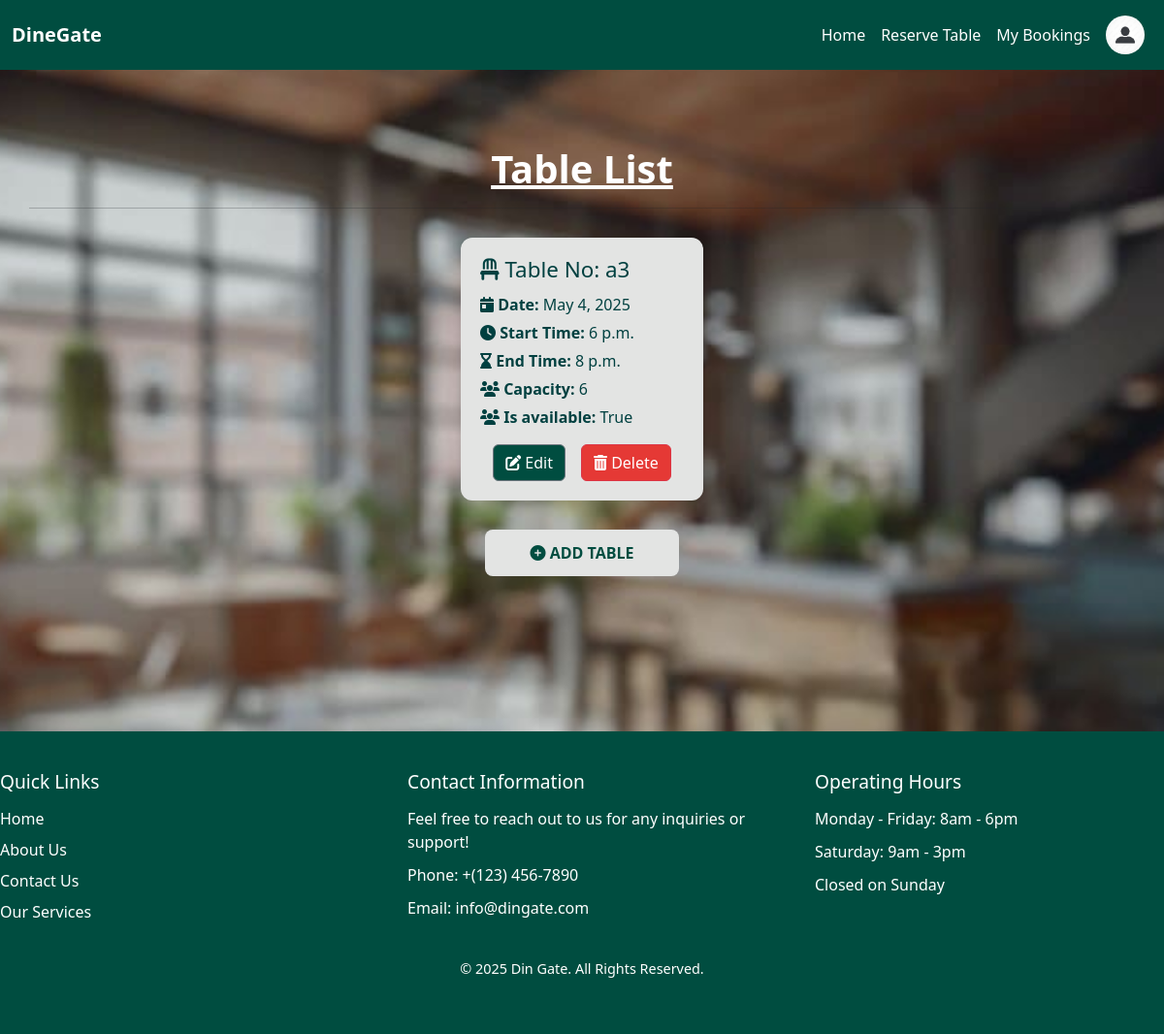
Page /view_table_list_for_restaurant_owner/1/ (signed in) on the earlier database version.
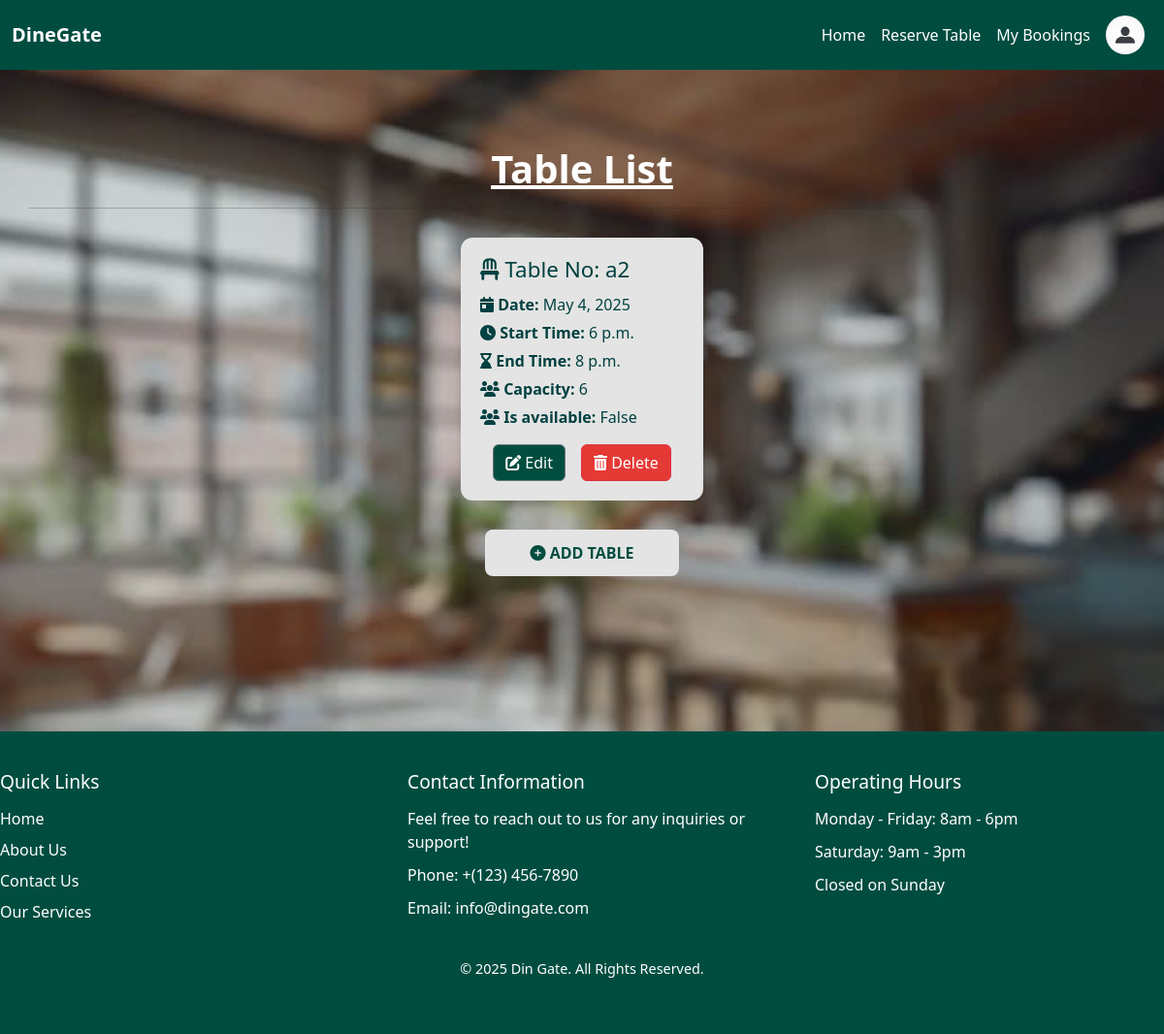
Same page on the later database version.
### reservation/models.py (models this page shows, shortened)
class Table_list(models.Model):
    restaurant=models.ForeignKey(Restaurant ,on_delete=models.CASCADE)
    table_no=models.CharField(max_length=100,blank=True,null=True)
    date=models.DateField(blank=True,null=True)
    start_time=models.TimeField(blank=True,null=True)
    end_time=models.TimeField(blank=True,null=True)
    no_of_people=models.IntegerField(blank=True,null=True)
    is_available = models.BooleanField(default=True)
    class Meta:
        unique_together = ('restaurant', 'table_no', 'date', 'start_time', 'end_time','no_of_people')

### reservation/views.py (the view)
# urls.py: path('view_table_list_for_restaurant_owner/<str:id>/',rv_views.view_table_list_for_restaurant_owner,name='view_table_list_for_restaurant_owner'),
def view_table_list_for_restaurant_owner(request, id):
    restaurant = Restaurant.objects.get(pk=id)
    tables = Table_list.objects.filter(restaurant=restaurant)
    now = timezone.now()
    today = now.date()
    current_time = now.time()
    print(f"Today: {today}, Current Time: {current_time}")
    future_tables = []
    for t in tables:
        print(f"Checking table {t.table_no}: date={t.date}, start={t.start_time}, end={t.end_time}")
        if t.date > today:
            future_tables.append(t)
        elif t.date == today and t.end_time > current_time:
            future_tables.append(t)
    return render(request, 'reservation/view_table_list_for_restaurant_owner.html', {
        'table': future_tables,
        'restaurant': restaurant
    })

### account/context_processors.py (called while the page is built)
def user_role(request):
    user = None
    role = None
    if request.session.get('user_id'):
        try:
            user = CustomerUser.objects.get(id=request.session['user_id'])
            role = 'customer'
        except CustomerUser.DoesNotExist:
            pass
    elif request.session.get('restaurant_id'):
        try:
            user = Restaurant.objects.get(id=request.session['restaurant_id'])
            role = 'restaurant'
        except Restaurant.DoesNotExist:
            pass
    return {
        'logged_user': user,
        'logged_role': role,
    }

### template/reservation/view_table_list_for_restaurant_owner.html
{% extends 'base.html' %}
{% block content %}
<div class="menu-container mt-5">
  <h1 class="text-center" style="color:#ffffff"><strong><u>Table List</u></strong></h1>
  <hr>
  {% if restaurant %}
    {% if table %}
      <div class="menu-grid">
        {% for t in table %}
          <div class="menu-card">
            <h5 class="menu-item-name"><i class="fas fa-chair"></i> Table No: {{ t.table_no }}</h5>
            <p class="menu-item-detail"><i class="fas fa-calendar-day"></i> <strong>Date:</strong> {{ t.date }}</p>
            <p class="menu-item-detail"><i class="fas fa-clock"></i> <strong>Start Time:</strong> {{ t.start_time }}</p>
            <p class="menu-item-detail"><i class="fas fa-hourglass-end"></i> <strong>End Time:</strong> {{ t.end_time }}</p>
            <p class="menu-item-detail"><i class="fas fa-users"></i> <strong>Capacity:</strong> {{ t.no_of_people }}</p>
            <p class="menu-item-detail"><i class="fas fa-users"></i> <strong>Is available:</strong> {{ t.is_available }}</p>
            <div class="d-flex justify-content-center gap-3 mt-3">
              <a href="{% url 'edit_table_list_for_restaurant_owner' t.id %}" class="btn btn-secondary" style="background-color:#004D40">
                <i class="fas fa-edit"></i> Edit
              </a>
              <a href="{% url 'delete_table_list_for_restaurant_owner' t.id %}" class="btn btn-danger" style="background-color:#e53935">
                <i class="fas fa-trash-alt"></i> Delete
              </a>
            </div>
          </div>
        {% endfor %}
      </div>
    {% else %}
      <p class="text-center no-menu" style="color:#ffffff">No tables are available.</p>
    {% endif %}
    <div class="text-center mt-4">
      <a href="{% url 'add_table_list_for_restaurant_owner' restaurant.id %}" class="add-menu-button">
        <i class="fas fa-plus-circle"></i> Add Table
      </a>
    </div>
  {% endif %}
</div>
{% endblock %}

### template/base.html (shortened to what this page needs)
{% load static %}
<!DOCTYPE html>
<html lang="en">
<head>
    <link rel="stylesheet" href="{% static 'css/style.css' %}">
    <link rel="stylesheet" href="https://cdnjs.cloudflare.com/ajax/libs/font-awesome/6.5.0/css/all.min.css">
    <link rel="stylesheet" href="https://cdn.jsdelivr.net/npm/bootstrap@4.1.3/dist/css/bootstrap.min.css">
<link href="https://cdn.jsdelivr.net/npm/bootstrap@5.3.0-alpha1/dist/css/bootstrap.min.css" rel="stylesheet">
</head>
<body style="display: flex; flex-direction: column; min-height: 100vh;">
    {% include 'navber.html' %}
    <div class="content" style="flex: 1;">
        {% block content %}
        {% endblock %}
    </div>
{% include 'footer.html' %}
</body>
</html>

### template/navber.html (shortened to what this page needs)
{% load static %}
<nav class="navbar navbar-expand-lg" style="background-color: #004D40;">
  <div class="container-fluid">
    <a class="navbar-brand text-white" href="{% url 'Home' %}">DineGate</a>
    <div class="collapse navbar-collapse justify-content-end" id="navbarMain">
      <ul class="navbar-nav mb-2 mb-lg-0 align-items-center">
        {% if logged_role == 'customer' %}
          <li class="nav-item">
            <a class="nav-link text-white" href="{% url 'Customer_home' %}">Home</a>
          </li>
          <li class="nav-item">
            <a class="nav-link text-white" href="{% url 'Restaurant_list' %}">Reserve Table</a>
          </li>
          <li class="nav-item">
            <a class="nav-link text-white" href="{% url 'Book_history' %}">My Bookings</a>
          </li>
          <li class="nav-item dropdown">
            <a class="nav-link dropdown-toggle text-white" href="#" id="profileDropdown" role="button" data-bs-toggle="dropdown">
              {% if logged_user.user_image %}
                <img src="{{ logged_user.user_image.url }}" class="rounded-circle" width="40" height="40" alt="profile">
              {% else %}
                <img src="/static/images/dp2.jpg" class="rounded-circle" width="40" height="40" alt="default profile">
              {% endif %}
            </a>
          </li>
        {% endif %}
      </ul>
    </div>
  </div>
</nav>

### template/footer.html
<footer class="site-footer">
    <div class="footer-content">
        <div class="footer-section">
            <h3>Quick Links</h3>
            <ul>
                <li><a href="{% url 'Home' %}">Home</a></li>
                <li><a href="{% url 'about_us' %}">About Us</a></li>
                <li><a href="{% url 'contact_us' %}">Contact Us</a></li>
                <li><a href="{% url 'our_service' %}">Our Services</a></li>
            </ul>
        </div>
        <div class="footer-section">
            <h3>Contact Information</h3>
            <p>Feel free to reach out to us for any inquiries or support!</p>
            <p>Phone: +(123) 456-7890</p>
            <p>Email: info@dingate.com</p>
        </div>
        <div class="footer-section">
            <h3>Operating Hours</h3>
            <p>Monday - Friday: 8am - 6pm</p>
            <p>Saturday: 9am - 3pm</p>
            <p>Closed on Sunday</p>
        </div>
    </div>
    <div class="footer-bottom">
        <p style="color:#ffffff">&copy; 2025 Din Gate. All Rights Reserved.</p>
    </div>
</footer>

### static/css/style.css (style rules this page uses)
body { background-color: #f5f7f2; background-image: url('../images/back.jpg'); background-size: cover; background-position: center; background-repeat: no-repeat; background-attachment: fixed; font-family: 'Segoe UI', Tahoma, Geneva, Verdana, sans-serif; color: #1e1e1e; margin: 0; padding: 0; }
.navbar { display: flex; justify-content: space-between; align-items: center; padding: 1rem 2rem; background: rgba(0, 64, 64, 0.7); color: #fff; position: fixed; width: 100%; top: 0; }
.navbar-brand { font-weight: bold; color: #ffffff !important; font-size: 1.5rem; }
.navbar-nav .nav-link { position: relative; color: #ffffff !important; transition: color 0.3s ease-in-out; }
.navbar-nav .nav-link::after { content: ''; position: absolute; left: 0; bottom: 0; height: 3px; width: 100%; background: linear-gradient(to right, #008080, #33cccc); transform: scaleX(0); transform-origin: left; transition: transform 0.4s ease-in-out; }
body { font-family: Arial, sans-serif; background-color: #f4f7f6; color: #333; }
h1, h2 { color: #008080; text-align: center; }
.d-flex { display: flex; justify-content: space-around; gap: 20px; margin-top: 30px; flex-wrap: wrap; }
.mt-5 { margin-top: 50px; }
.mt-4 { margin-top: 20px; }
.btn-secondary { background-color: #cccccc; border-color: #666666; color: #1e1e1e; }
h1, h2, h3, h4, h5, h6, p, span, li, a { color: #1e1e1e; }
a { color: #008080; text-decoration: none; }
h1, h2 { color: #1e1e1e; }
.site-footer { background-color: #004D40; padding: 40px 0; margin-top: 100px; }
.site-footer .footer-content { display: flex; justify-content: space-between; gap: 30px; }
html, body { height: 100%; margin: 0; }
.site-footer .footer-section { width: 30%; }
.site-footer .footer-section p { color: #fff; margin-bottom: 10px; }
.site-footer .footer-section h3 { font-size: 1.2rem; margin-bottom: 15px; color: #fff; }
.site-footer .footer-section ul { list-style: none; padding: 0; }
.site-footer .footer-section ul li { margin-bottom: 8px; }
.site-footer .footer-section ul li a { text-decoration: none; color: #ffffff; transition: color 0.3s ease-in-out; }
.site-footer .footer-bottom { text-align: center; padding-top: 20px; font-size: 0.9rem; color: #ffffff; }
.menu-container { padding: 30px; width: 100%; max-width: 1200px; margin: 0 auto; }
.menu-grid { display: flex; flex-wrap: wrap; justify-content: center; gap: 30px; margin-top: 30px; width: 100%; }
.menu-card { background-color: #e3e4e3; border-radius: 12px; padding: 20px; box-shadow: 0 4px 8px rgba(0, 0, 0, 0.1); transition: transform 0.3s ease, box-shadow 0.3s ease; width: 250px; box-sizing: border-box; }
.menu-item-name { color: #004040; font-size: 1.4rem; margin-bottom: 10px; }
.menu-item-detail { font-size: 1rem; color: #444; margin: 5px 0; color: #004040; }
.add-menu-button { display: block; margin: 30px auto; background-color: #e3e4e3; color: #004D40; padding: 12px 20px; width: 200px; text-align: center; font-weight: bold; text-decoration: none; border-radius: 8px; transition: background-color 0.3s ease; text-transform: uppercase; }

Differences in the rows shown:
removed Table_list: table_no "a3", date "May 4, 2025", start_time "6 p.m.", end_time "8 p.m.", no_of_people "6", is_available "True"
added Table_list: table_no "a2", date "May 4, 2025", start_time "6 p.m.", end_time "8 p.m.", no_of_people "6", is_available "False"
